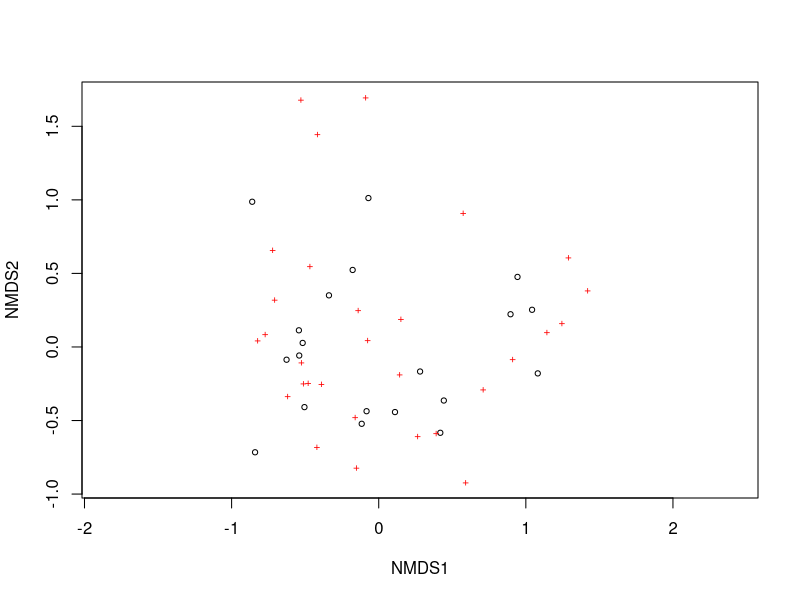
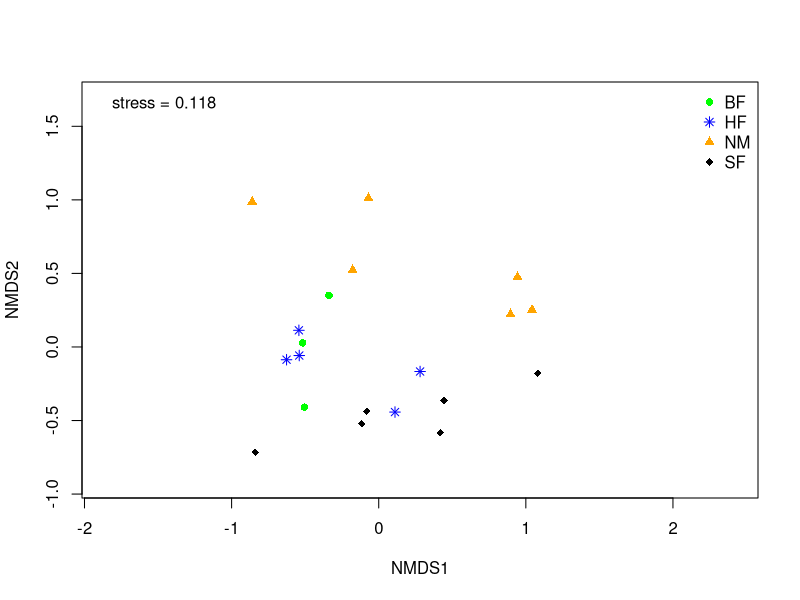
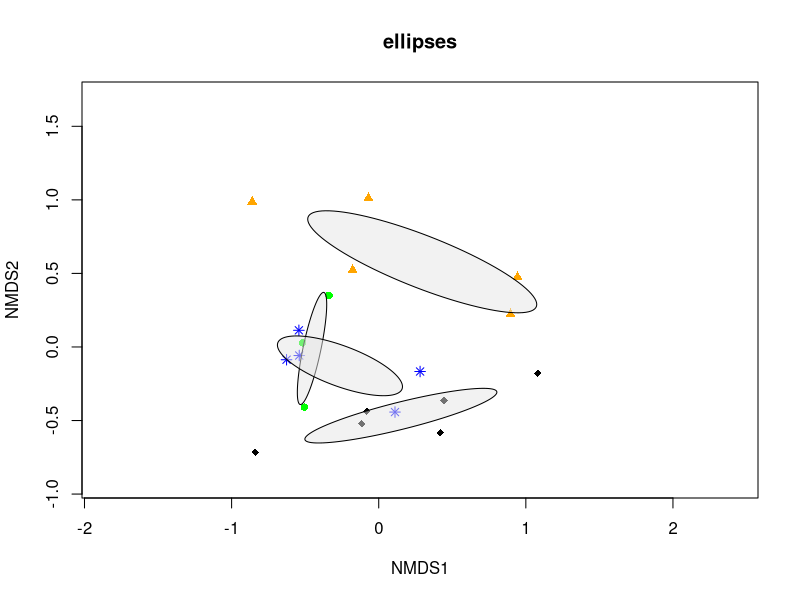
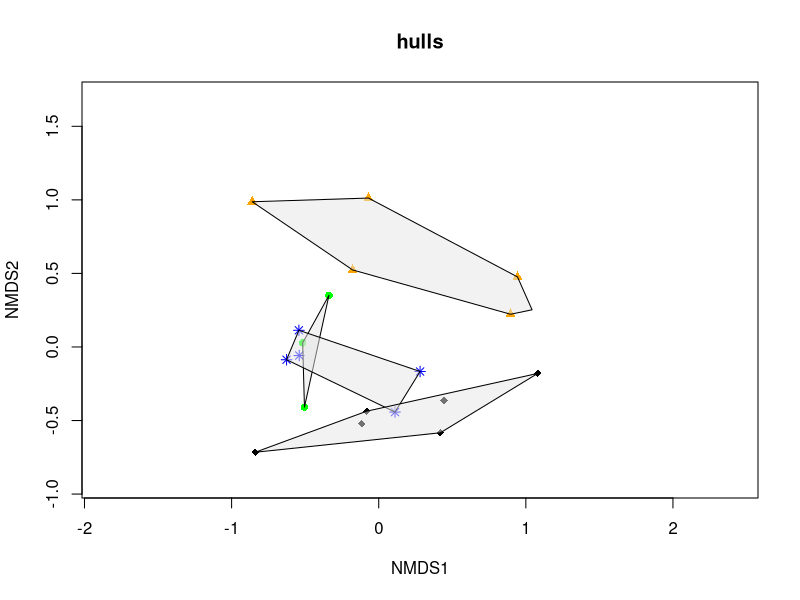
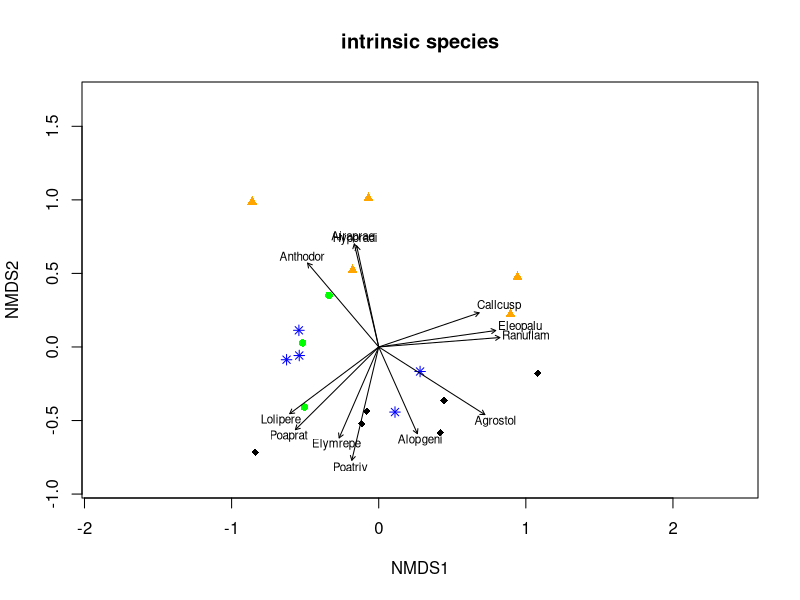
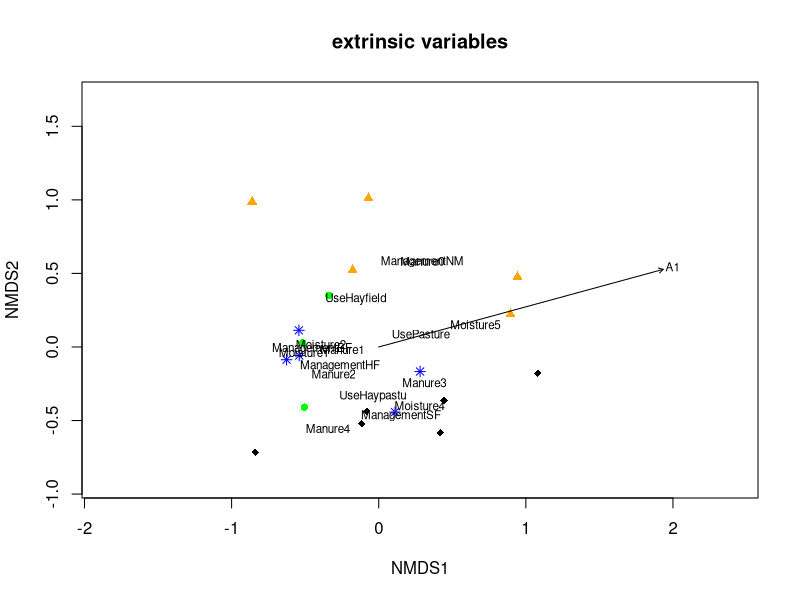
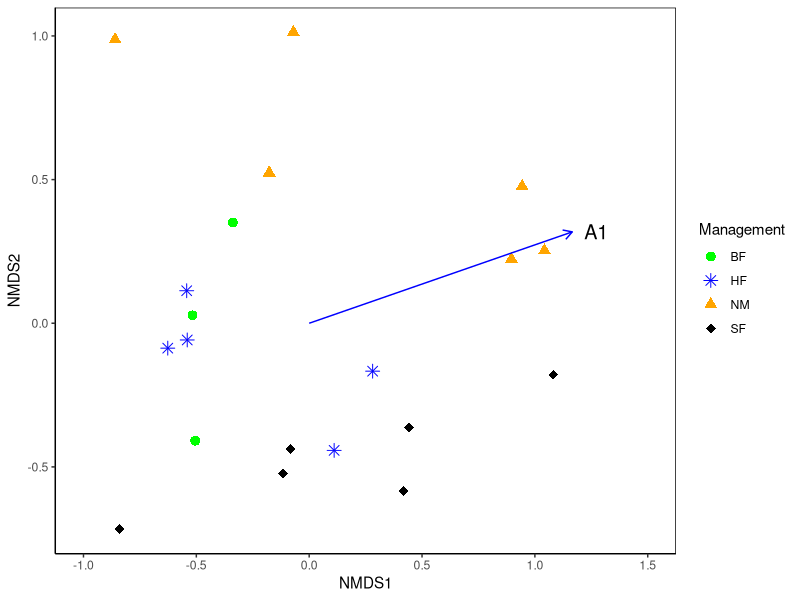
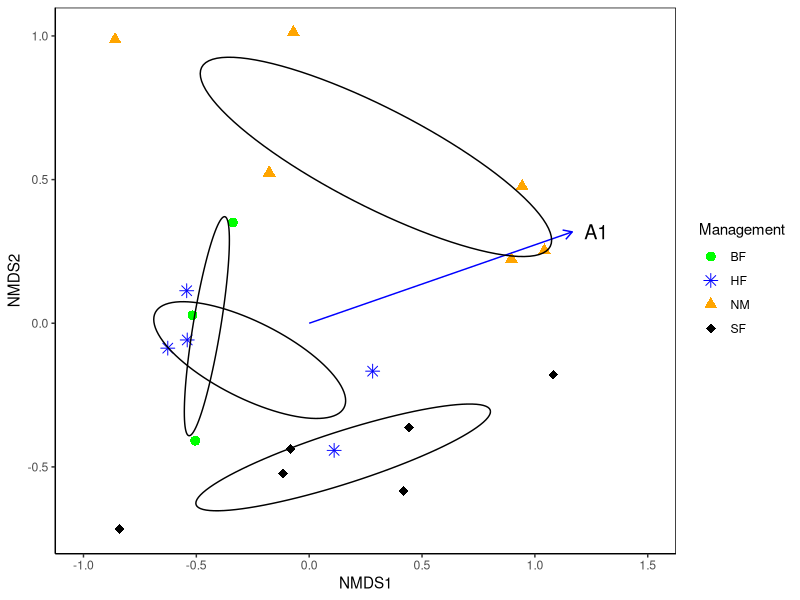

The R script that drew these images, in order:
## ---- chunk 1
knitr::opts_chunk$set(echo = TRUE, fig.align = "centre")
library(vegan)
library(ggplot2)
## ---- chunk 2
library(vegan) # for vegetation and community analysis
library(dplyr) # for data manipulation
## ---- chunk 3
#alternatively for this example you can import using
data("dune")
data("dune.env")
## ---- chunk 4
dune.mds <- metaMDS(dune, distance = "bray", autotransform = FALSE)
dune.mds # make note of the stress value, this shows how easy it was to condense multidimensional data into two dimensional space, below 0.2 is generally good
## ---- chunk 5
plot(dune.mds) # displays sites and species
plot(dune.mds, type = "n") #displays empty ordination space
points(dune.mds, display = "sites", pch = c(16, 8, 17, 18) [as.numeric(dune.env$Management)], col = c("green", "blue", "orange", "black") [as.numeric(dune.env$Management)]) # displays site points where symbols (pch) and colour (col) are different management options
legend("topright", legend = levels(dune.env$Management), pch = c(16, 8, 17, 18), col = c("green", "blue", "orange", "black"), bty = "n", cex = 1) # displays symbol and colour legend
legend("topleft", "stress = 0.118", bty = "n", cex = 1) # displays legend text of stress value 

## ---- chunk 6
ordiplot(dune.mds, type = "n", main = "ellipses")
orditorp(dune.mds, display = "sites", labels = F, pch = c(16, 8, 17, 18) [as.numeric(dune.env$Management)], col = c("green", "blue", "orange", "black") [as.numeric(dune.env$Management)], cex = 1)
ordiellipse(dune.mds, groups = dune.env$Management, draw = "polygon", lty = 1, col = "grey90")
## ---- chunk 7
ordiplot(dune.mds, type = "n", main = "hulls")
orditorp(dune.mds, display = "sites", labels = F, pch = c(16, 8, 17, 18) [as.numeric(dune.env$Management)], col = c("green", "blue", "orange", "black") [as.numeric(dune.env$Management)], cex = 1)
ordihull(dune.mds, groups = dune.env$Management, draw = "polygon", lty = 1, col = "grey90")
## ---- chunk 8
intrinsics <- envfit(dune.mds, dune, permutations = 999)
head(intrinsics)
ordiplot(dune.mds, type = "n", main = "intrinsic species")
orditorp(dune.mds, display = "sites", labels = F, pch = c(16, 8, 17, 18) [as.numeric(dune.env$Management)], col = c("green", "blue", "orange", "black") [as.numeric(dune.env$Management)], cex = 1)
plot(intrinsics, p.max = 0.01, col = "black", cex = 0.7) # change the significance level of species shown with p.max
## ---- chunk 9
extrinsics <- envfit(dune.mds, dune.env, permutations = 999)
head(extrinsics)
ordiplot(dune.mds, type = "n", main = "extrinsic variables")
orditorp(dune.mds, display = "sites", labels = F, pch = c(16, 8, 17, 18) [as.numeric(dune.env$Management)], col = c("green", "blue", "orange", "black") [as.numeric(dune.env$Management)], cex = 1)
plot(extrinsics, col = "black", cex = 0.7)
## ---- chunk 10
library(ggplot2) # for pretty plots
library(grid) # for envfit arrows on ordination plot
## ---- chunk 11
data("dune")
data("dune.env")
## ---- chunk 12
meta.mds.dune <- metaMDS(dune, distance = "bray", autotransform = F)
dune.envfit <- envfit(meta.mds.dune, dune.env, permutations = 999)
## ---- chunk 13
dune.nmds.data <- dune.env
dune.nmds.data$NMDS1 <- meta.mds.dune$points[ ,1]
dune.nmds.data$NMDS2 <- meta.mds.dune$points[ ,2]
## ---- chunk 14
sp.abund<-colSums(dune) #total abundances for each species
spps <- data.frame(scores(meta.mds.dune, display = "species")) #dataframe of species scoes for plotting
spps$species <- row.names(spps) # making a column with species names
spps$colsums <- sp.abund #adding the colSums from above
spps<-spps[!is.na(spps$NMDS1) & !is.na(spps$NMDS2),] #removes NAs
spps.colmedian <- median(spps$colsums) #create an object that is the median of the abundance of the measured species
spps.colmean <- mean(spps$colsums) #creates a mean instead if you wish to use

spps2 <- subset(spps,spps$colsums > spps.colmean) #select the most abundant species. Could discard fewer by going something like - spps$colsums>(spps.colmedian/2) instead
spps2$species <- factor(spps2$species) #otherwise factor doesn't drop unused levels and it will throw an error

## ---- chunk 15
env.scores.dune <- as.data.frame(scores(dune.envfit, display = "vectors")) #extracts relevant scores from envifit
env.scores.dune <- cbind(env.scores.dune, env.variables = rownames(env.scores.dune)) #and then gives them their names
## ---- chunk 16
mult <- 2 #multiplier for the arrows and text for envfit below. You can change this and then rerun the plot command.
dune.nmds.gg1 <- ggplot(data = dune.nmds.data, aes(y = NMDS2, x = NMDS1))+ #sets up the plot. 
   geom_point(aes(shape = Management, col = Management), size = 3 ) + #puts the site points in from the ordination, shape determined by site, size refers to size of point
    geom_segment(data = env.scores.dune,
                    aes(x = 0, xend = mult*NMDS1, y = 0, yend = mult*NMDS2),
                    arrow = arrow(length = unit(0.25, "cm")), colour = "blue") + #arrows for envfit.  doubled the length for similarity to the plot() function. NB check ?envfit regarding arrow length if not familiar with lengths
       geom_text(data = env.scores.dune, #labels the environmental variable arrows * "mult" as for the arrows
                 aes(x = mult*NMDS1, y = mult*NMDS2, label=env.variables),size = 5, hjust = -0.5)+
   scale_shape_manual(values = c(16, 8, 17, 18))+ #sets the shape of the plot points instead of using whatever ggplot2 automatically provides
    scale_color_manual(values = c("green", "blue", "orange", "black"))+
    coord_cartesian(xlim = c(-1,1.5))+  ## NB this changes the visible area of the plot only (this is a good thing, apparently). Can also specify ylim. Here in case you want to set xaxis manually.
   theme_classic()+ # plain graph type with no grid lines and white background
  theme(panel.background = element_rect(fill = NA, 
        colour = "black", linetype = "solid"), # adds border around plot area
    legend.key = element_rect(fill = NA, linetype = "blank")) # removes box and shading around legend symbols

dune.nmds.gg1 #displays plot output

## ---- chunk 17

# function for ellipsess 
#taken from the excellent stackoverflow Q+A: http://stackoverflow.com/questions/13794419/plotting-ordiellipse-function-from-vegan-package-onto-nmds-plot-created-in-ggplo
veganCovEllipse <- function (cov, center = c(0, 0), scale = 1, npoints = 100) 
{
  theta <- (0:npoints) * 2 * pi/npoints
  Circle <- cbind(cos(theta), sin(theta))
  t(center + scale * t(Circle %*% chol(cov)))
}
 
#data for ellipse, in this case using the management factor
df_ell.dune.management <- data.frame() #sets up a data frame before running the function.
for(g in levels(dune.nmds.data$Management)){
  df_ell.dune.management <- rbind(df_ell.dune.management, cbind(as.data.frame(with(dune.nmds.data [dune.nmds.data$Management==g,],
                                                         veganCovEllipse(cov.wt(cbind(NMDS1,NMDS2),wt=rep(1/length(NMDS1),length(NMDS1)))$cov,center=c(mean(NMDS1),mean(NMDS2))))) ,Management=g))
}
 
# data for labelling the ellipse
NMDS.mean.dune=aggregate(dune.nmds.data[ ,c("NMDS1", "NMDS2")], 
                         list(group = dune.nmds.data$Management), mean)
 
# data for labelling the ellipse
NMDS.mean=aggregate(dune.nmds.data[,c("NMDS1", "NMDS2")], 
                    list(group = dune.nmds.data$Management), mean)

## ---- chunk 18
dune.nmds.gg1+ 
geom_path(data = df_ell.dune.management, aes(x = NMDS1, y = NMDS2, group = Management)) #this is the ellipse, seperate ones by Site. 
## ---- chunk 19
utils::sessionInfo()
